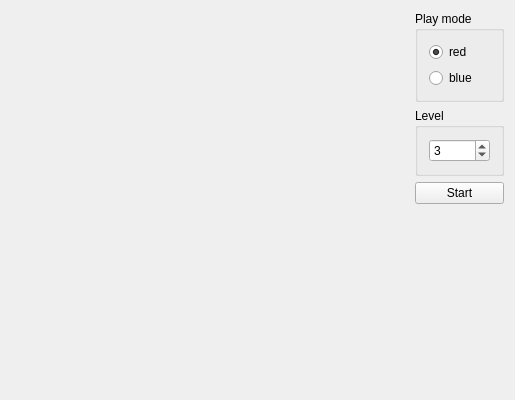
<?xml version="1.0" encoding="UTF-8"?>
<ui version="4.0">
 <class>View</class>
 <widget class="QMainWindow" name="View">
  <property name="geometry">
   <rect>
    <x>0</x>
    <y>0</y>
    <width>515</width>
    <height>400</height>
   </rect>
  </property>
  <property name="minimumSize">
   <size>
    <width>515</width>
    <height>400</height>
   </size>
  </property>
  <property name="maximumSize">
   <size>
    <width>515</width>
    <height>400</height>
   </size>
  </property>
  <property name="baseSize">
   <size>
    <width>500</width>
    <height>400</height>
   </size>
  </property>
  <property name="windowTitle">
   <string>View</string>
  </property>
  <widget class="QWidget" name="centralWidget">
   <layout class="QHBoxLayout" name="horizontalLayout">
    <item>
     <spacer name="horizontalSpacer">
      <property name="orientation">
       <enum>Qt::Horizontal</enum>
      </property>
      <property name="sizeHint" stdset="0">
       <size>
        <width>40</width>
        <height>20</height>
       </size>
      </property>
     </spacer>
    </item>
    <item>
     <widget class="QWidget" name="widget" native="true">
      <property name="minimumSize">
       <size>
        <width>100</width>
        <height>0</height>
       </size>
      </property>
      <layout class="QVBoxLayout" name="verticalLayout">
       <property name="topMargin">
        <number>0</number>
       </property>
       <property name="rightMargin">
        <number>0</number>
       </property>
       <item>
        <widget class="QGroupBox" name="gbPlayMode">
         <property name="minimumSize">
          <size>
           <width>0</width>
           <height>0</height>
          </size>
         </property>
         <property name="title">
          <string>Play mode</string>
         </property>
         <layout class="QVBoxLayout" name="verticalLayout_2">
          <item>
           <widget class="QRadioButton" name="rbRed">
            <property name="text">
             <string>red</string>
            </property>
            <property name="checked">
             <bool>true</bool>
            </property>
           </widget>
          </item>
          <item>
           <widget class="QRadioButton" name="rbBlue">
            <property name="text">
             <string>blue</string>
            </property>
           </widget>
          </item>
         </layout>
        </widget>
       </item>
       <item>
        <widget class="QGroupBox" name="gbLevel">
         <property name="title">
          <string>Level</string>
         </property>
         <layout class="QVBoxLayout" name="verticalLayout_3">
          <item>
           <widget class="QSpinBox" name="sbAILevel">
            <property name="minimum">
             <number>1</number>
            </property>
            <property name="maximum">
             <number>4</number>
            </property>
            <property name="value">
             <number>3</number>
            </property>
           </widget>
          </item>
         </layout>
        </widget>
       </item>
       <item>
        <widget class="QPushButton" name="pbPlay">
         <property name="text">
          <string>Start</string>
         </property>
        </widget>
       </item>
       <item>
        <spacer name="verticalSpacer">
         <property name="orientation">
          <enum>Qt::Vertical</enum>
         </property>
         <property name="sizeHint" stdset="0">
          <size>
           <width>20</width>
           <height>40</height>
          </size>
         </property>
        </spacer>
       </item>
      </layout>
     </widget>
    </item>
   </layout>
  </widget>
 </widget>
 <layoutdefault spacing="6" margin="11"/>
 <resources/>
 <connections/>
</ui>
